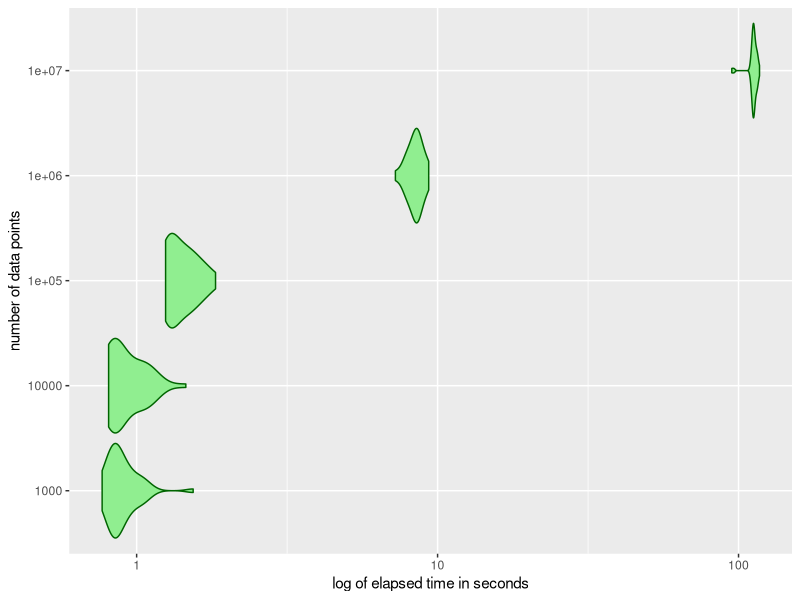

The R script that drew this image:
## ---- chunk 1
knitr::opts_chunk$set(echo = TRUE)
## ---- chunk 2
library(dplyr)

len <- 1e+4
dist1 <- runif(len, min = 1, max = 5) 
dist2 <- rnorm(len, mean = 0, sd = 3)
dist3 <- rnorm(len, mean = 4, sd = 1) 
dist4 <- rlnorm(len, meanlog = 0, sdlog = 0.5)
l <- list("var1" = dist1 * dist3,
          "var2" = dist2,
          "var3" = dist3 * dist2,
          "var4" = dist4 * dist3 + dist2)
original.data <- as_data_frame(l)
## ---- chunk 3
rm(list = ls())

library(dplyr)
library(tidyr)
library(tibble)
library(lazyeval)

# Recursive function to calculate strata. 
# Parameters: 
# dta:         data_frame with any number of parameters each
#              column is exspected to represent one parameter  
# numb.strat:  number of strata in each dimension
stratify <- function(dta, numb.strat=4) {
  parameters <- names(dta)                    # get the names of parameters,
  param <- parameters[1]                      # store the name of the first,
 
  n <- dta %>%                                # claculate the number of values 
    summarise(n())                            # (repetitions included),
  n <- n$`n()`                                # calculate the number of 
  s <- floor(n / numb.strat)                  # parameter values per stratum,

  if (!is.integer(n / numb.strat)) {          # ommit randomly all values which
    n <- (s * numb.strat)                     # are too much to fit in the given 
    dta <- dta %>%                            # stratum,
     sample_n(n)
  }

  strata <- dta %>%                           # take the data,
    select_(param) %>%                        # select the first parameter,
    arrange_(param) %>%                       # sort param values,
    slice(c(1, seq.int(from = s,              # extract strata limits,
                       to = n, 
                       by = s)))
  
  results <- data_frame()
  for (i in 1:(numb.strat)) {                 # for each stratum of the first
    lower.bound <- interp(~v >= x,            # parameter calc lower boundary,
                          v = as.name(param), 
                          x = as.double(strata[i, 1]))
    upper.bound <- interp(~v < y,             # and calculate upper boundary,
                          v = as.name(param), 
                          y = as.double(strata[i + 1, 1]))
    not.param <- interp(~-v, v = as.name(param))
    next.strat <- dta %>% 
      filter_(lower.bound) %>%                # filter the stratum which is
      filter_(upper.bound) %>%                # to be stratified next,
      select_(not.param)                      # select the remaining parameters,

    if (length(parameters) > 1) {             # unstratified parameters left?
      next.strat <- stratify(next.strat,      # stratify them
                             numb.strat)
      new.col <- interp(~a, a = as.double(strata[i, 1]))
      next.strat <- next.strat %>%            # combine stratification results
        mutate_(.dots = setNames(list(new.col), param)) 
      results <- bind_rows(results, next.strat) # bind strata of param together
    } else {
      return(slice(strata, -1))               # recursion reached leaf of tree
    }            
  }
  return(results)                             # done. return the stratum
}
## ---- chunk 4
library(dplyr)
library(ggplot2)

dta <- as_data_frame(read.csv("data/benchmark.csv"))
dta <- dta %>% 
  select(-X) %>% 
  gather(key = "no.use", value = "time", 3:52) %>% 
  select(-no.use) %>% 
  transmute(no.data.points = V1, data.size = V2, time)

ggplot(dta, aes(factor(no.data.points), time)) +
  geom_violin(trim = TRUE, 
              scale = "width", 
              fill = "lightgreen", 
              colour = "darkgreen",
              adjust = 1.5) + 
  coord_flip() +
  scale_y_log10() +
  labs(x = "number of data points",
       y = "log of elapsed time in seconds")
